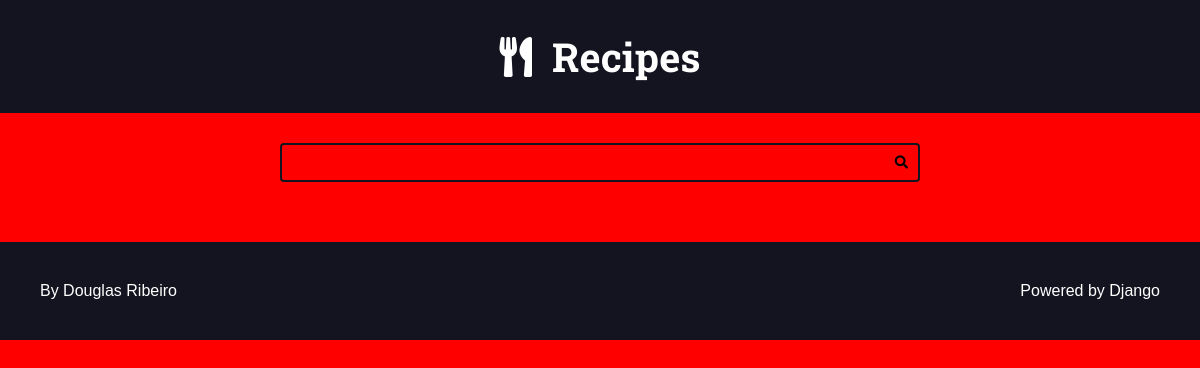
/recipes/category/1/, run on an earlier commit of the app's database.
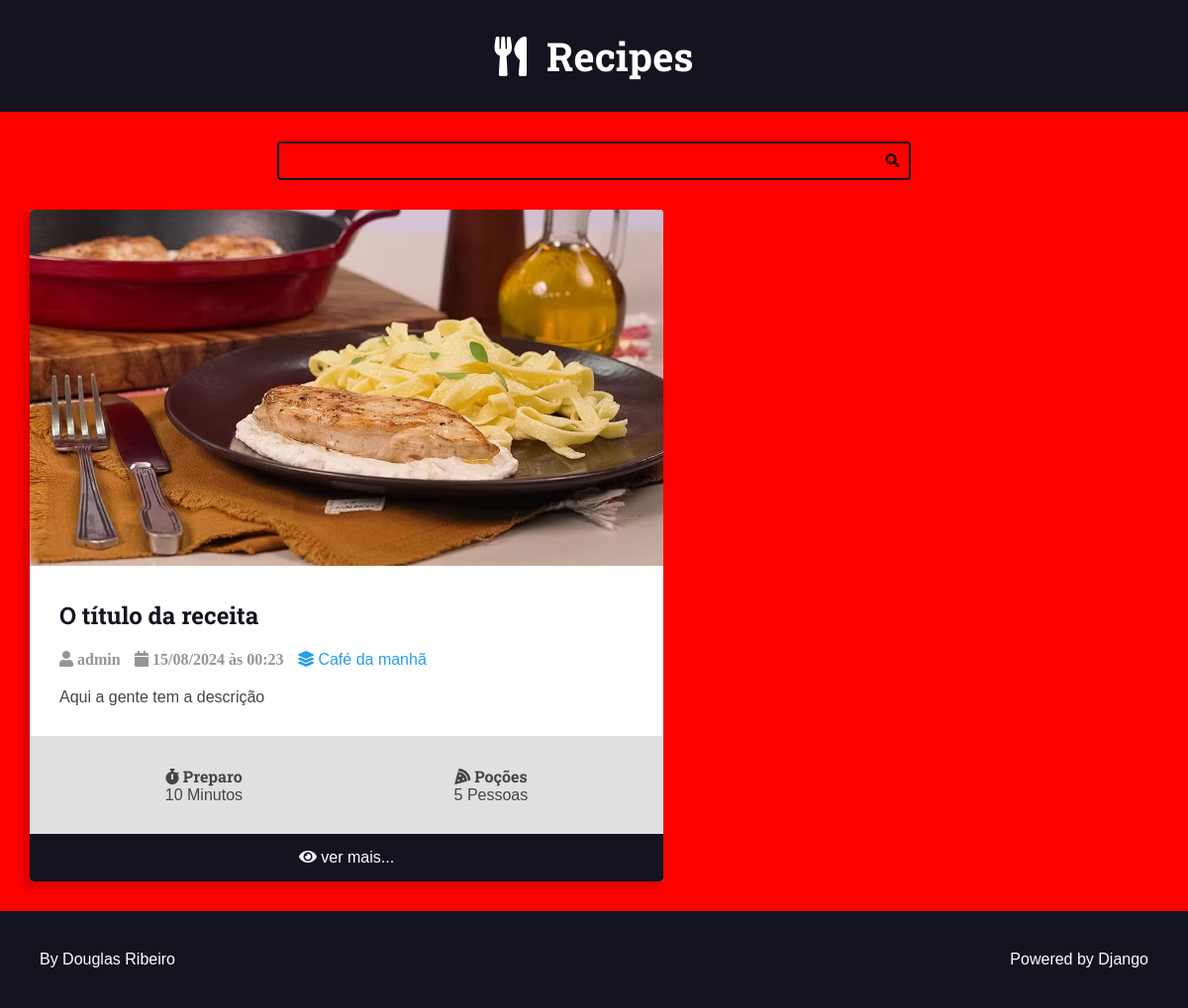
And on a later commit of the database.
### recipes/models.py (models this page shows, shortened)
class Recipe(models.Model):
    title = models.CharField(max_length=65)
    description = models.CharField(max_length=165)
    slug = models.SlugField()
    preparation_time = models.IntegerField()
    preparation_time_unit = models.CharField(max_length=165)
    servings = models.IntegerField()
    servings_unit = models.CharField(max_length=165)
    preparation_steps = models.TextField()
    preparation_steps_is_html = models.BooleanField(default=False)
    created_at = models.DateTimeField(auto_now_add=True)
    updated_at = models.DateTimeField(auto_now=True)
    is_published = models.BooleanField(default=False)
    cover = models.ImageField(upload_to='recipes/covers/%Y/%m/%d/', blank=True, default='')
    category = models.ForeignKey(Category,on_delete=models.SET_NULL, null=True,  blank=True, default=None,)
    author = models.ForeignKey(User, on_delete=models.SET_NULL, null=True)

class Category(models.Model):
    name = models.CharField(max_length=65)

### recipes/views.py (the view)
# urls.py: path('recipes/category/<int:category_id>/', views.category, name='category'),
def category(request, category_id):
    recipes = Recipe.objects.filter(category__id=category_id, is_published=True).order_by('-id')
    return render(request, 'recipes/pages/category.html', context={
        'recipes': recipes,
    })

### recipes/templates/recipes/pages/category.html (shortened to what this page needs)
{% extends "global/base.html" %}
{% block content %}
    <div class="main-content main-content-list container">
        {% for recipe in recipes %}
            {% include "recipes/partials/recipe.html" %}
        {% endfor %}
    </div>
{% endblock content %}

### recipes/templates/recipes/partials/recipe.html (shortened to what this page needs)
<div class="recipe recipe-list-item">
    {% if recipe.cover %}
        <div class="recipe-cover">
            <a href="{% url 'recipes:recipe' recipe.id %}">
                <img src="{{recipe.cover.url}}" alt="Temporário">
            </a>
    {% endif %}
    </div>
    <div class="recipe-title-container">
        <h2 class="recipe-title">
            <a href="{% url 'recipes:recipe' recipe.id %}">
                {{ recipe.title }}
            </a>
        </h2>
    </div>
    <div class="recipe-author">
        <span class="recipe-author-item">
            <i class="fas fa-user">
                {% if recipe.author.first_name %}
                    {{ recipe.author.first_name }} {{ recipe.author.last_name}}
                {% else %}
                    {{ recipe.author.username }}
                {% endif %}
            </i>
        </span>
        <span class="recipe-author-item">
            <i class="fas fa-calendar alt">
                {{recipe.created_at|date:"d/m/Y"}} às {{recipe.created_at|date:"H:i"}}
            </i>
        </span>
        {% if  recipe.category is not None %}
            <span class="recipe-author-item">
                <a href="{% url 'recipes:category' recipe.category.id %}">
                    <i class="fas fa-layer-group"></i>
                    <span>{{recipe.category.name}}</span>
                </a>
            </span>
        {% endif %}
    </div>
    <div class="recipe-content">
        <p>{{recipe.description}}</p>
    </div>
    <div class="recipe-meta-container">
        <div class="recipe-meta recipe-preparation">
            <h3 class="recipe-meta-title">
                <i class="fas fa-stopwatch"></i> Preparo</h3>
            <div class="recipe-meta-text">
                {{recipe.preparation_time}} {{recipe.preparation_time_unit}}
            </div>
        </div>
        <div class="recipe-meta recipe-servings">
            <h3 class="recipe-meta-title"><i class="fas fa-pizza-slice"></i> Poções </h3>
            <div class="recipe-meta-text">
                {{recipe.servings}} {{recipe.servings_unit}}
            </div>
        </div>
    </div>
    {% if is_detail_page is not True %}
        <footer class="recipe-footer">
            <a href="{% url 'recipes:recipe' recipe.id %}" class="recipe-read-more button button-dark button-full-width">
                <i class="fas fa-eye"></i>
                <span>ver mais...</span>
            </a>
        </footer>
    {% endif %}
</div>

What changed in the data, as far as the page shows it:
added Recipe: cover (picture), title "O título da receita", author.username "admin", created_at "15/08/2024", created_at "00:23", category.name "Café da manhã", description "Aqui a gente tem a descrição", preparation_time "10", preparation_time_unit "Minutos", servings "5", servings_unit "Pessoas"
